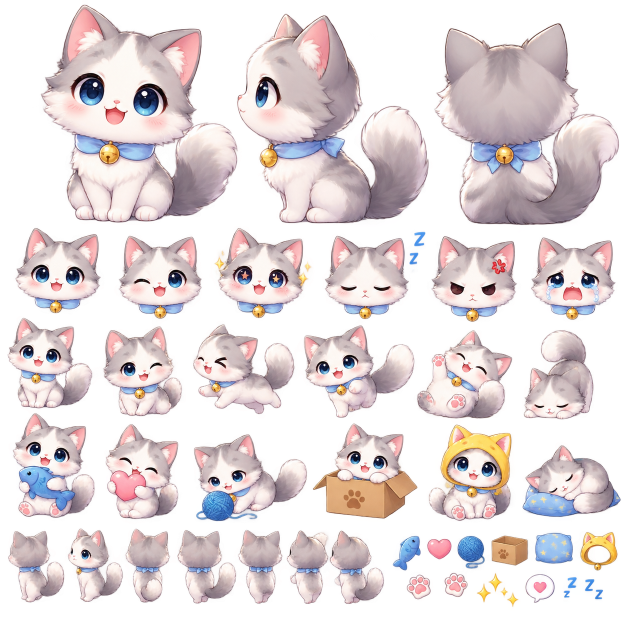
#> input picture ChatGPT Image 17_07_44 18 thg 8, 2026.png, 1254 x 1254 px (shown at 1/2 size)
$ python extract_pet_sprites.py
#> lines starting #> are read from the running program, lines starting #| are printed output that depends on the picture; after the words box and inside, x2 and y2 are one past the last pixel; in counts of white or black regions, pixels touching at a corner belong together
#!/usr/bin/env python3
"""Extract and normalize BatteryBuddy pet sprites from the source sheet."""

from dataclasses import dataclass
from collections import deque
from pathlib import Path
import sys

from PIL import Image, ImageChops, ImageDraw, ImageFont


CANVAS_SIZE = 320
CONTENT_SIZE = 288
BOTTOM_MARGIN = 12


@dataclass(frozen=True)
class Sprite:
    name: str
    crop: tuple[int, int, int, int]


SPRITES = (
    Sprite("pet_idle_01", (0, 620, 200, 835)),
    Sprite("pet_idle_02", (192, 620, 405, 840)),
    Sprite("pet_walk_01", (455, 0, 865, 465)),
    Sprite("pet_walk_02", (375, 620, 620, 840)),
    Sprite("pet_sit", (50, 0, 465, 465)),
    Sprite("pet_sleep_01", (1045, 835, 1254, 1055)),
    Sprite("pet_sleep_02", (1035, 620, 1254, 845)),
    Sprite("pet_charging_01", (410, 445, 630, 635)),
    Sprite("pet_charging_02", (600, 620, 840, 840)),
)


def isolate_largest_component(image: Image.Image) -> Image.Image:
    alpha = image.getchannel("A")
    visible = alpha.point(lambda value: 255 if value > 10 else 0)
    width, height = visible.size
    pixels = visible.load()
    visited = bytearray(width * height)
    largest: list[int] = []

    for y in range(height):
        for x in range(width):
            start = y * width + x
            if visited[start] or pixels[x, y] == 0:
                continue

            component: list[int] = []
            queue = deque([(x, y)])
            visited[start] = 1

            while queue:
                current_x, current_y = queue.popleft()
                component.append(current_y * width + current_x)
                for next_x, next_y in (
                    (current_x - 1, current_y),
                    (current_x + 1, current_y),
                    (current_x, current_y - 1),
                    (current_x, current_y + 1),
                ):
                    if not (0 <= next_x < width and 0 <= next_y < height):
                        continue
                    index = next_y * width + next_x
                    if visited[index] or pixels[next_x, next_y] == 0:
                        continue
                    visited[index] = 1
                    queue.append((next_x, next_y))

            if len(component) > len(largest):
                largest = component

    if not largest:
        raise ValueError("Crop does not contain visible pixels")

    component_mask = Image.new("L", (width, height), 0)
    component_pixels = bytearray(width * height)
    for index in largest:
        component_pixels[index] = 255
    component_mask.frombytes(bytes(component_pixels))

    isolated = image.copy()
    isolated.putalpha(ImageChops.multiply(alpha, component_mask))
    bounds = component_mask.getbbox()
    if bounds is None:
        raise ValueError("Crop does not contain visible pixels")
    return isolated.crop(bounds)


def normalize(image: Image.Image) -> Image.Image:
    scale = min(CONTENT_SIZE / image.width, CONTENT_SIZE / image.height)
    width = max(1, round(image.width * scale))
    height = max(1, round(image.height * scale))
    resized = image.resize((width, height), Image.Resampling.LANCZOS)

    canvas = Image.new("RGBA", (CANVAS_SIZE, CANVAS_SIZE), (0, 0, 0, 0))
    x = (CANVAS_SIZE - width) // 2
    y = CANVAS_SIZE - BOTTOM_MARGIN - height
    canvas.alpha_composite(resized, (x, y))
    return canvas


def create_contact_sheet(
    outputs: list[tuple[str, Image.Image]],
    path: Path,
    columns: int = 3,
) -> None:
    label_height = 32
    rows = (len(outputs) + columns - 1) // columns
    sheet = Image.new(
        "RGB",
        (columns * CANVAS_SIZE, rows * (CANVAS_SIZE + label_height)),
        (35, 39, 47),
    )
    draw = ImageDraw.Draw(sheet)
    font = ImageFont.load_default(size=18)

    for index, (name, sprite) in enumerate(outputs):
        column = index % columns
        row = index // columns
        x = column * CANVAS_SIZE
        y = row * (CANVAS_SIZE + label_height)
        checker = Image.new("RGB", (CANVAS_SIZE, CANVAS_SIZE), (245, 245, 245))
        checker.paste((225, 225, 225), (0, CANVAS_SIZE // 2, CANVAS_SIZE, CANVAS_SIZE))
        checker.paste((225, 225, 225), (CANVAS_SIZE // 2, 0, CANVAS_SIZE, CANVAS_SIZE // 2))
        checker.paste(sprite, mask=sprite.getchannel("A"))
        sheet.paste(checker, (x, y))
        draw.text((x + 8, y + CANVAS_SIZE + 6), name, fill=(255, 255, 255), font=font)

    path.parent.mkdir(parents=True, exist_ok=True)
    sheet.save(path, optimize=True)


def main() -> None:
    project_root = Path(__file__).resolve().parents[1]
    source_path = Path(sys.argv[1]) if len(sys.argv) > 1 else project_root / "ChatGPT Image 17_07_44 18 thg 8, 2026.png"
    output_dir = project_root / "app/src/main/res/drawable-nodpi"
    contact_sheet_path = project_root / "artifacts/pet-sprites-contact-sheet.png"

    source = Image.open(source_path).convert("RGBA")
#> source is the input picture: PIL image 1254x1254 RGBA; mean R, G, B, A 132.4, 120.9, 121.9, 124.9
    output_dir.mkdir(parents=True, exist_ok=True)
    outputs: list[tuple[str, Image.Image]] = []

    for sprite in SPRITES:
        cropped = isolate_largest_component(source.crop(sprite.crop))
        normalized = normalize(cropped)
        normalized.save(output_dir / f"{sprite.name}.png", optimize=True)
        outputs.append((sprite.name, normalized))
#> this loop made 9 passes
#> bounds in isolate_largest_component on passes 1 to 9: (14, 15, 187, 198), (13, 32, 174, 213), (19, 27, 403, 448), (10, 27, 217, 209), (31, 9, 415, 446), (0, 54, 197, 200), (12, 39, 153, 219), (18, 10, 215, 190), (6, 30, 230, 216)
#> pass 1, in isolate_largest_component, `visible = alpha.point(lambda value: 255 if value > 10 else 0)`:
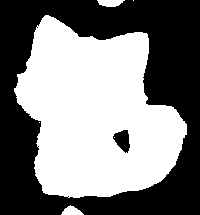
#> visible: PIL image 200x215 L; 49.9% white; 6 white regions (3 under 20 px), largest, box (x1, y1, x2, y2) and area: (14, 15, 187, 198) 21175, (97, 0, 125, 7) 148, (61, 205, 84, 215) 139
#> pass 1, in isolate_largest_component, `isolated = image.copy()`:
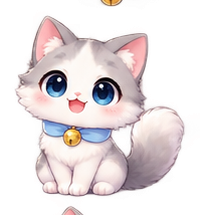
#> isolated: PIL image 200x215 RGBA; mean R, G, B, A 141, 129.6, 130.9, 119.4; transparent parts drawn white
#> after the loop:
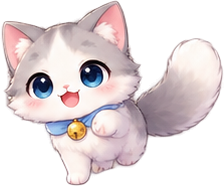
#> cropped: PIL image 224x186 RGBA; mean R, G, B, A 150.9, 137.6, 139.5, 140.8; transparent parts drawn white
#> after the loop:
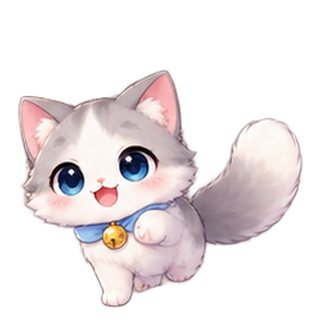
#> normalized: PIL image 320x320 RGBA; mean R, G, B, A 82.3, 74.7, 75.7, 94.7; transparent parts drawn white
#> after the loop, outputs = 9 items

    create_contact_sheet(outputs, contact_sheet_path)
#> in create_contact_sheet, `rows = (len(outputs) + columns - 1) // columns`: rows = 3
#> in create_contact_sheet, `sheet = Image.new( "RGB", (columns * CANVAS_SIZE, rows * (CANVAS_SIZE ..`:
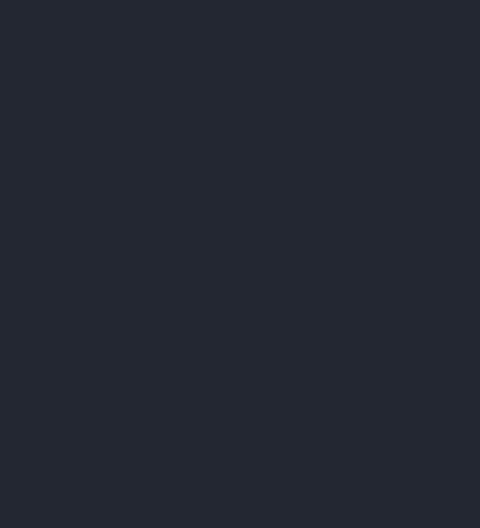
#> sheet: PIL image 960x1056 RGB (shown at 1/2 size); mean R, G, B 35, 39, 47
#> the loop in create_contact_sheet, `for index, (name, sprite) in enumerate(outputs):` made 9 passes
#> (name, column, row, x, y) on passes 1 to 9: ('pet_idle_01', 0, 0, 0, 0), ('pet_idle_02', 1, 0, 320, 0), ('pet_walk_01', 2, 0, 640, 0), ('pet_walk_02', 0, 1, 0, 352), ('pet_sit', 1, 1, 320, 352), ('pet_sleep_01', 2, 1, 640, 352), ('pet_sleep_02', 0, 2, 0, 704), ('pet_charging_01', 1, 2, 320, 704), ('pet_charging_02', 2, 2, 640, 704)
#> after the loop in create_contact_sheet, `for index, (name, sprite) in enumerate(outputs):`:
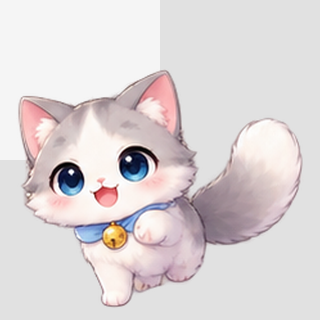
#> checker: PIL image 320x320 RGB; mean R, G, B 220.9, 214, 215
#> after the loop in create_contact_sheet, `for index, (name, sprite) in enumerate(outputs):`:
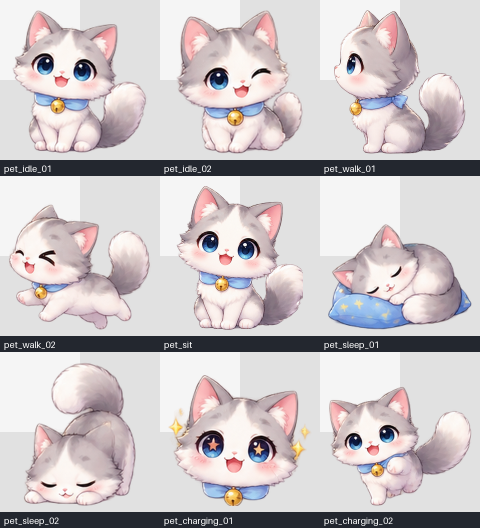
#> sheet: PIL image 960x1056 RGB (shown at 1/2 size); mean R, G, B 203.3, 196.8, 198.7
    print(f"Exported {len(outputs)} sprites to {output_dir}")
#| Exported 9 sprites to app/src/main/res/drawable-nodpi
    print(f"Contact sheet: {contact_sheet_path}")


if __name__ == "__main__":
    main()
